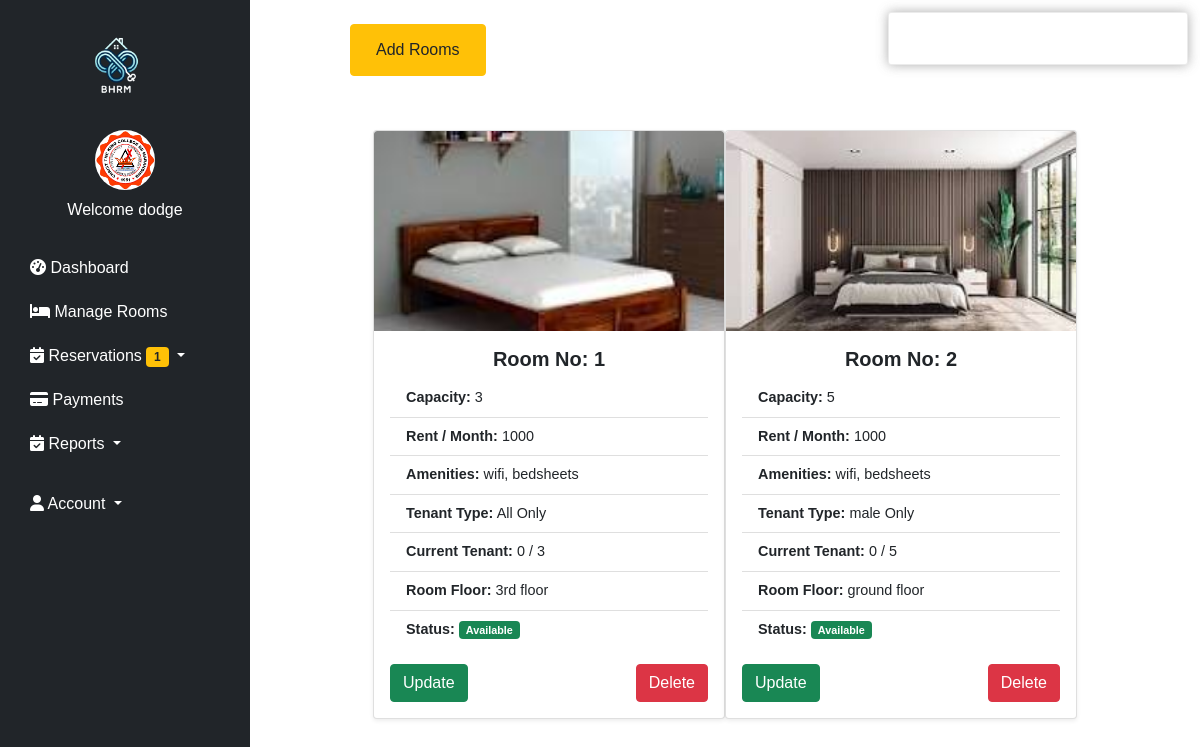
Screenshot of /manageroom.php (signed in) with the database file from the repository.
### tables this page shows
CREATE TABLE `users` (
  `id` int(11) NOT NULL,
  `image` varchar(255) NOT NULL,
  `fname` varchar(50) NOT NULL,
  `lname` varchar(50) NOT NULL,
  `gender` varchar(255) NOT NULL,
  `tenant_status` varchar(255) NOT NULL,
  `school` varchar(255) NOT NULL,
  `uname` varchar(50) NOT NULL,
  `pass` varchar(50) NOT NULL,
  `role` varchar(50) NOT NULL,
  `hname` varchar(255) NOT NULL
);

CREATE TABLE `rooms` (
  `id` int(11) NOT NULL,
  `room_no` int(255) NOT NULL,
  `capacity` int(255) NOT NULL,
  `current_tenant` int(255) NOT NULL,
  `amenities` varchar(255) NOT NULL,
  `tenant_type` varchar(255) NOT NULL,
  `room_floor` varchar(255) NOT NULL,
  `price` int(255) NOT NULL,
  `image` varchar(255) NOT NULL,
  `status` varchar(255) NOT NULL,
  `hname` varchar(255) NOT NULL,
  `owner` varchar(255) NOT NULL
);

### manageroom.php (the view, shortened to what this page needs)
<?php
require 'php/connection.php';
if(!empty($_SESSION["uname"]) && $_SESSION["role"] == 'landlord'){
    echo "
    <script src='jquery.min.js'></script>
    <link rel='stylesheet' href='toastr.min.css'/>
    <script src='toastr.min.js'></script>
    <script>
        $(document).ready(function() {
            " . (isset($_SESSION['login_message_displayed']) ? "toastr.success('Logged in Successfully');" : "") . "
        });
    </script>
    ";
} else {
    header('location: index.php');
}
?>
<!DOCTYPE html>
<html lang="en">
<head>
    <link href="https://cdn.jsdelivr.net/npm/bootstrap@5.0.2/dist/css/bootstrap.min.css" rel="stylesheet">
</head>
<body>
    <?php include 'navigationbar.php'; ?>
    <div class="section2">
        <button class="btn btn-warning">
            <a href="php/roomfunction.php" class="btn">Add Rooms</a>
        </button>
    </div>
    <div class="section3">
    <?php
        $hname = $_SESSION['hname'];
        $query = "SELECT * FROM rooms WHERE hname = '$hname' ORDER BY room_no";
        $result = mysqli_query($conn, $query);
        if ($result && mysqli_num_rows($result) > 0) {
            while ($fetch = mysqli_fetch_assoc($result)) {
                $id = $fetch['id'];
                $roomno = $fetch['room_no'];
                $capacity = $fetch['capacity'];
                $tenantcount = $fetch['current_tenant'];
    ?>
    <div class="card shadow-sm mb-4" style="width: 22rem;">
        <img src="<?php echo $fetch['image']; ?>" class="card-img-top" alt="Room Image" style="height: 200px; object-fit: cover;">
        <div class="card-body">
            <h5 class="card-title text-center"><strong>Room No:</strong> <?php echo $roomno; ?></h5>
            <ul class="list-group list-group-flush">
                <li class="list-group-item"><strong>Capacity:</strong> <?php echo $capacity; ?></li>
                <li class="list-group-item"><strong>Rent / Month:</strong> <?php echo $fetch['price']; ?></li>
                <li class="list-group-item"><strong>Amenities:</strong> <?php echo $fetch['amenities']; ?></li>
                <li class="list-group-item"><strong>Tenant Type:</strong> <?php echo $fetch['tenant_type']; ?> Only</li>
                <li class="list-group-item"><strong>Current Tenant:</strong> <?php echo $tenantcount; ?> / <?php echo $capacity; ?></li>
                <li class="list-group-item"><strong>Room Floor:</strong> <?php echo $fetch['room_floor']; ?></li>
                <li class="list-group-item"><strong>Status:</strong>
                    <span class="badge bg-<?php echo $fetch['status'] === 'Full' ? 'danger' : 'success'; ?>">
                        <?php echo $fetch['status']; ?>
                    </span>
                </li>
            </ul>
            <div class="d-flex justify-content-between mt-3">
                <button data-action="update" data-id="<?php echo $id; ?>" class="btn btn-success action-button">Update</button>
                <button data-action="delete" data-id="<?php echo $id; ?>" class="btn btn-danger action-button">Delete</button>
            </div>
        </div>
    </div>
    <?php } } ?>
</div>
</body>
</html>

### navigationbar.php (shortened to what this page needs)
<?php
require 'php/connection.php';
?>
<?php
        if(!empty($_SESSION['uname'])){
            $uname = $_SESSION['uname'];
            $query = "select * from users where uname = '$uname'";
            $result = mysqli_query($conn, $query);
            $fetch = mysqli_fetch_assoc($result);
        }
        $hname = $_SESSION['hname'];
        $query = "SELECT COUNT(*) AS new_reservations FROM reservation WHERE hname = '$hname' AND res_stat = 'Pending'";
        $result = mysqli_query($conn, $query);
        $row = mysqli_fetch_assoc($result);
        $newReservations = $row['new_reservations'];
    ?>
<!DOCTYPE html>
<html lang="en">
<head>
    <link href="https://cdn.jsdelivr.net/npm/bootstrap@5.0.2/dist/css/bootstrap.min.css" rel="stylesheet">
    <link href="https://cdnjs.cloudflare.com/ajax/libs/font-awesome/6.0.0-beta3/css/all.min.css" rel="stylesheet">
</head>
<body>
    <nav class="sidebar bg-dark">
        <div class="navbar-brand text-center">
            <img src="/bhrm-main/images/logo.png" alt="Logo">
        </div>
        <ul class="nav flex-column">
            <li class="nav-item text-center mb-4">
                <img class="rounded-circle mb-2" src="/bhrm-main/<?php echo $fetch['image'] ?? 'default.png'; ?>" alt="Profile" width="60" height="60">
                <span class="d-block text-white">Welcome <?php echo $fetch['fname'] ?? 'Guest'; ?></span>
            </li>
            <li class="nav-item">
                <a class="nav-link" href="/bhrm-main/dashboard.php">
                    <i class="fas fa-tachometer-alt"></i> Dashboard
                </a>
            </li>
            <li class="nav-item">
                <a class="nav-link" href="/bhrm-main/manageroom.php">
                    <i class="fas fa-bed"></i> Manage Rooms
                </a>
            </li>
            <li class="nav-item dropdown">
                <a class="nav-link dropdown-toggle" href="#" id="reservationMenu" role="button" data-bs-toggle="dropdown" aria-expanded="false">
                    <i class="fas fa-calendar-check"></i> Reservations <span class="badge bg-warning text-dark"><?php echo $newReservations; ?></span>
                </a>
            </li>
            <li class="nav-item">
                <a class="nav-link" href="/bhrm-main/payment.php">
                    <i class="fas fa-credit-card"></i> Payments
                </a>
            </li>
            <li class="nav-item dropdown">
                <a class="nav-link dropdown-toggle" href="#" id="reservationMenu" role="button" data-bs-toggle="dropdown" aria-expanded="false">
                    <i class="fas fa-calendar-check"></i> Reports
                </a>
            </li>
            <li class="nav-item dropdown mt-3">
                <a class="nav-link text-white dropdown-toggle" href="#" id="userMenu" role="button" data-bs-toggle="dropdown">
                    <i class="fas fa-user"></i> Account
                </a>
            </li>
        </ul>
    </nav>
</body>
</html>

### manageroom.php (style rules this page uses)
* { margin: 0; padding: 0; box-sizing: border-box; font-family: Arial, sans-serif; }
body { margin-left: 220px; }
.section2 { height: 100px; display: flex; justify-content: left; align-items: center; margin: 0 100px; animation: fadeIn 1s ease-in-out; }
.section2 .btn { animation: bounceIn 1s ease; }
.section3 { display: flex; flex-wrap: wrap; justify-content: center; padding: 30px; animation: fadeIn 1s ease-in-out; }
.card { border-radius: 12px; overflow: hidden; transition: all 0.3s ease-in-out; }
.card-title { font-size: 1.25rem; font-weight: bold; }
.list-group-item { font-size: 0.9rem; color: #333; }
.badge { font-size: 0.9rem; padding: 0.5em; }
.btn { padding: 10px 20px; border-radius: 5px; cursor: pointer; }

### navigationbar.php (style rules this page uses)
body { margin-left: 250px; transition: margin-left 0.3s ease; background-color: white; }
.sidebar { position: fixed; top: 0; left: 0; height: 100vh; width: 250px; background-color: #343a40; padding: 20px 15px; z-index: 1000; overflow-y: auto; transition: all 0.3s ease; }
.sidebar .navbar-brand img { width: 80px; height: 80px; border-radius: 50%; margin-bottom: 20px; }
.sidebar .nav-link { color: white; display: block; font-size: 16px; padding: 10px 15px; border-radius: 5px; transition: all 0.3s ease; }

### rows the page displays
users: image (picture), fname "dodge"
rooms: image (picture), room_no "1", capacity "3", price "1000", amenities "wifi, bedsheets", tenant_type "All", current_tenant "0", room_floor "3rd floor", status "Available"
rooms: image (picture), room_no "2", capacity "5", price "1000", amenities "wifi, bedsheets", tenant_type "male", current_tenant "0", room_floor "ground floor", status "Available"

### other values shown
$newReservations "1"
